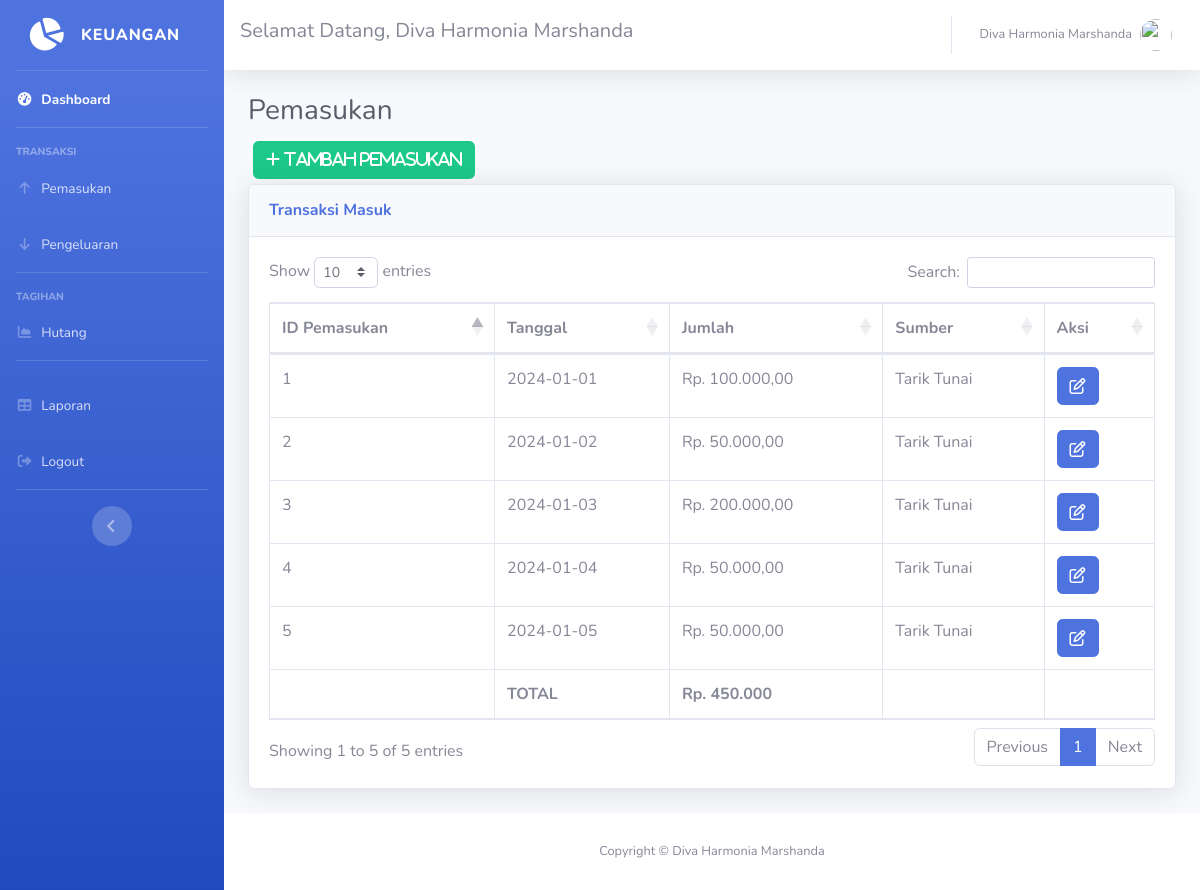
The page /pendapatan.php (signed in) on the database its author committed.
### tables this page shows
CREATE TABLE `pemasukan` (
  `id_pemasukan` int(11) NOT NULL,
  `tgl_pemasukan` date NOT NULL,
  `jumlah` int(11) NOT NULL,
  `sumber` text NOT NULL
);

### pendapatan.php (the view, shortened to what this page needs)
<!DOCTYPE html>
<html lang="en">
<head>
  <link href="vendor/fontawesome-free/css/all.min.css" rel="stylesheet" type="text/css">
  <link href="css/sb-admin-2.min.css" rel="stylesheet">
  <link href="vendor/datatables/dataTables.bootstrap4.min.css" rel="stylesheet">
</head>
<body id="page-top">
<?php
require 'koneksi.php';
require 'sidebar.php'; ?>
      <div id="content">
<?php require ('navbar.php'); ?>
        <div class="container-fluid">
          <div class="row">
					   <div class="col-lg-12">
             <h1 class="h3 mb-2 text-gray-800">Pemasukan</h1>
					   <button type="button" class="btn btn-success" style="margin:5px" data-toggle="modal" data-target="#myModalTambah"><i class="fa fa-plus"> Tambah Pemasukan</i></button><br>
          <div class="card shadow mb-4">
            <div class="card-header py-3">
              <h6 class="m-0 font-weight-bold text-primary">Transaksi Masuk</h6>
            </div>
            <div class="card-body">
              <div class="table-responsive">
               <table class="table table-bordered" id="dataTable" width="100%" cellspacing="0">
                  <thead>
                    <tr>
                      <th>ID Pemasukan</th>
                      <th>Tanggal</th>
                      <th>Jumlah</th>
                      <th>Sumber</th>
					  <th>Aksi</th>
                    </tr>
                  </thead>
                  <tbody>
                    <?php
                    $query = mysqli_query($koneksi,"SELECT * FROM pemasukan");
                    $jumlahmasuk = 0;
                    while ($data = mysqli_fetch_assoc($query)) {
                      $jumlah = $data['jumlah'];
                      $jumlahmasuk = $jumlahmasuk + $jumlah;
                    ?>
                    <tr>
                      <td><?=$data['id_pemasukan']?></td>
                      <td><?=$data['tgl_pemasukan']?></td>
                      <td>Rp. <?=number_format($data['jumlah'],2,',','.');?></td>
                      <td><?=$data['sumber']?></td>
					  <td>
<a href="#" type="button" class=" fa fa-edit btn btn-primary btn-md" data-toggle="modal" data-target="#myModal<?php echo $data['id_pemasukan']; ?>"></a>
</td>
</tr>
  </div>
<?php
}
?>
                  <tfoot>
                    <tr>
                      <th></th>
                      <th>TOTAL</th>
                      <th><?= 'Rp. ' . number_format($jumlahmasuk, 0, ',', '.'); ?></th>
                      <th></th>
                      <th></th>
                    </tr>
                  </tfoot>
              </div>
            </div>
          </div>
		  </div>
<?php require 'footer.php'?>
</body>
</html>

### sidebar.php (shortened to what this page needs)
<div id="wrapper">
  <ul class="navbar-nav bg-gradient-primary sidebar sidebar-dark accordion" id="accordionSidebar">
    <a class="sidebar-brand d-flex align-items-center justify-content-center" href="dashboard.php">
      <div class="sidebar-brand-icon rotate-n-15">
        <i class="fas fa-chart-pie"></i>
      </div>
      <div class="sidebar-brand-text mx-3">Keuangan</div>
    </a>
    <hr class="sidebar-divider my-0">
    <li class="nav-item active">
      <a class="nav-link" href="dashboard.php">
        <i class="fas fa-fw fa-tachometer-alt"></i>
        <span>Dashboard</span></a>
    </li>
    <hr class="sidebar-divider">
    <div class="sidebar-heading">
      Transaksi
    </div>
    <li class="nav-item">
      <a class="nav-link collapsed" href="pendapatan.php">
        <i class="fas fa-fw fa-arrow-up"></i>
        <span>Pemasukan</span>
      </a>
    </li>
    <li class="nav-item">
      <a class="nav-link collapsed" href="pengeluaran.php" >
        <i class="fas fa-fw fa-arrow-down"></i>
        <span>Pengeluaran</span>
      </a>
    </li>
    <hr class="sidebar-divider">
    <div class="sidebar-heading">
      Tagihan
    </div>
    <li class="nav-item">
      <a class="nav-link" href="hutang.php">
        <i class="fas fa-fw fa-chart-area"></i>
        <span>Hutang</span></a>
    </li>
    <hr class="sidebar-divider">
    <li class="nav-item">
      <a class="nav-link" href="laporan.php">
        <i class="fas fa-fw fa-table"></i>
        <span>Laporan</span></a>
    </li>
    <li class="nav-item">
      <a class="nav-link" href="#" data-toggle="modal" data-target="#logoutModal">
        <i class="fas fa-fw fa-sign-out-alt"></i>
        <span>Logout</span></a>
    </li>
    <hr class="sidebar-divider d-none d-md-block">
    <div class="text-center d-none d-md-inline">
      <button class="rounded-circle border-0" id="sidebarToggle"></button>
    </div>
  </ul>
  <div id="content-wrapper" class="d-flex flex-column">

### navbar.php (shortened to what this page needs)
<nav class="navbar navbar-expand navbar-light bg-white topbar mb-4 static-top shadow">
  <h5> Selamat Datang, <?=$_SESSION['nama']?></h5>
          <ul class="navbar-nav ml-auto">
    <li class="nav-item dropdown no-arrow">
      <a class="nav-link dropdown-toggle" href="#" id="userDropdown" role="button" data-toggle="dropdown" aria-haspopup="true" aria-expanded="false">
        <span class="mr-2 d-none d-lg-inline text-gray-600 small"><?=$_SESSION['nama']?></span>
        <img class="img-profile rounded-circle" src="img/girl.png">
      </a>
    </li>
  </ul>
</nav>

### footer.php
<footer class="sticky-footer bg-white">
  <div class="container my-auto">
    <div class="copyright text-center my-auto">
      <span>Copyright &copy; Diva Harmonia Marshanda</span>
    </div>
  </div>
</footer>

### rows shown on the page
pemasukan: id_pemasukan "1", tgl_pemasukan "2024-01-01", jumlah "100.000,00", sumber "Tarik Tunai"
pemasukan: id_pemasukan "2", tgl_pemasukan "2024-01-02", jumlah "50.000,00", sumber "Tarik Tunai"
pemasukan: id_pemasukan "3", tgl_pemasukan "2024-01-03", jumlah "200.000,00", sumber "Tarik Tunai"
pemasukan: id_pemasukan "4", tgl_pemasukan "2024-01-04", jumlah "50.000,00", sumber "Tarik Tunai"
pemasukan: id_pemasukan "5", tgl_pemasukan "2024-01-05", jumlah "50.000,00", sumber "Tarik Tunai"

### other values the page prints
$_SESSION['nama'] "Diva Harmonia Marshanda"
$jumlahmasuk "450.000"
